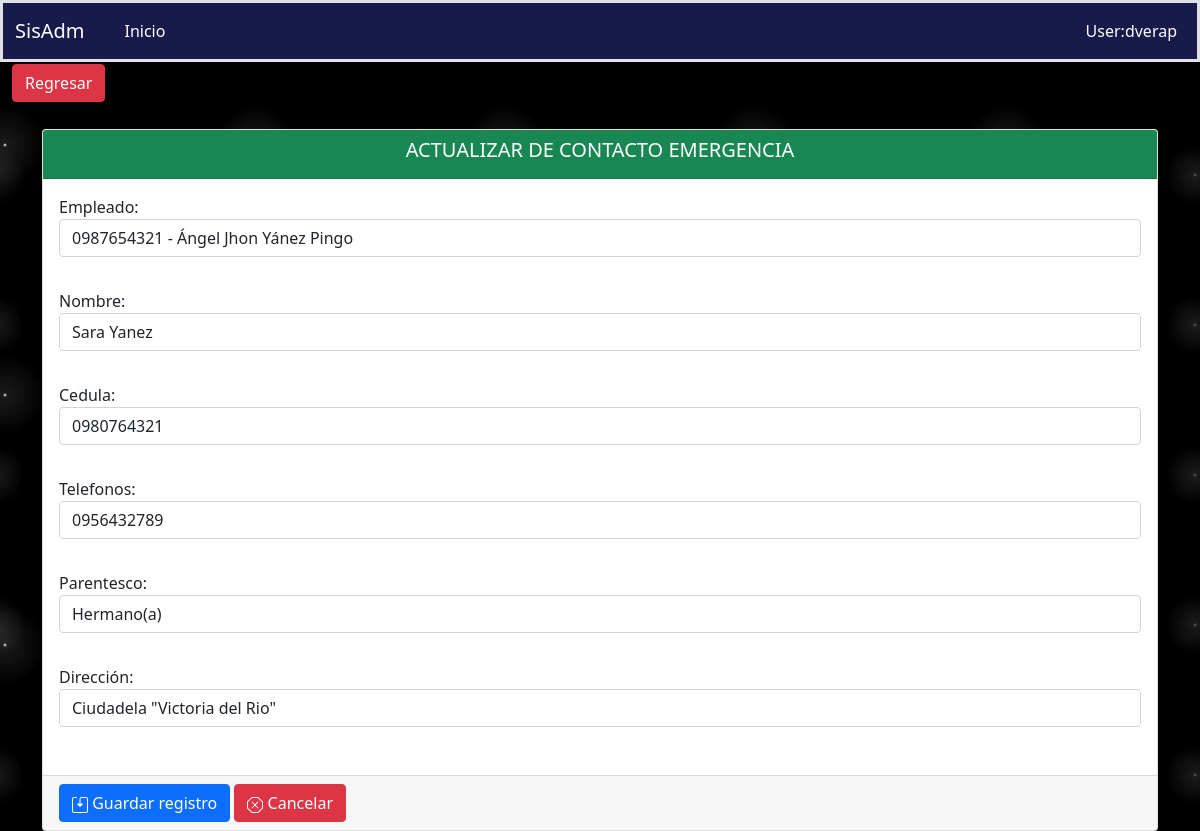
/fichaPersonal/actualizaContactoEmergencia/4/, run on the app's committed database.
### aplicaciones/ficha_personal/models.py (models this page shows, shortened)
class ContactoEmergencias(models.Model):
    empleado = models.ForeignKey(Empleado, on_delete=models.PROTECT,blank=True, null=True, related_name="contactos")
    nombre = models.CharField(max_length=200)
    cedula = models.CharField(max_length=10, unique=True)
    telefonos = models.CharField(max_length=50, blank=True, null=True)
    parentesco = models.CharField(max_length=2, choices=PARENTESCO, default=PARENTESCO[0][0], blank=True, null=True)
    direccion = models.TextField(blank=True, null=True, verbose_name='Dirección')
    class Meta:
        verbose_name = "ContactoEmergencia"
        verbose_name_plural = "ContactosEmergencias"
        ordering = ('id',)

class Empleado(Base):
    nombres = models.CharField(max_length=200)
    cedula = models.CharField(max_length=10, unique=True)
    fecha_nacimiento = models.DateField(blank=True, null=True, auto_now=False)
    genero = models.CharField(max_length=1, choices=GENERO, default=GENERO[0][0], blank=True, null=True)
    pais = models.ForeignKey(Pais, on_delete=models.PROTECT, blank=True, null=True)
    provincia = models.ForeignKey(Provincia, on_delete=models.PROTECT, blank=True, null=True)
    ciudad = models.ForeignKey(Ciudad, on_delete=models.PROTECT, blank=True, null=True)
    estado_civil = models.CharField(max_length=1, choices=ESTADO_CIVIL, default=ESTADO_CIVIL[0][0], blank=True,null=True)
    email = models.CharField(max_length=100, unique=True)
    direccion = models.TextField(blank=True, null=True, verbose_name='Dirección')
    telefonos = models.CharField(max_length=50, blank=True, null=True)
    fecha_IESS = models.DateField(blank=True, null=True, auto_now=False)
    tipo_Contrato = models.CharField(max_length=2, choices=TIPO_CONTRATO, default=TIPO_CONTRATO[0][0], blank=True,null=True)
    fecha_Ingreso = models.DateField(blank=True, null=True, auto_now=False)
    foto = models.ImageField(upload_to='fichaPersonal/empleados', blank=True, null=True)
    cargo = models.ForeignKey(Cargo, on_delete=models.PROTECT,blank=True, null=True)
    departamento = models.ForeignKey(Departamento, on_delete=models.PROTECT,blank=True, null=True)
    estado = models.BooleanField(default=True)
    def __str__(self):
        return "{} - {}".format(self.cedula, self.nombres)
    class Meta:
        verbose_name = "Empleado"
        verbose_name_plural = "Empleados"
        ordering = ('id',)

### aplicaciones/ficha_personal/views/ContactoEmergencia/views.py (the view)
# urls.py: path('actualizaContactoEmergencia/<int:pk>/', ActualizarContactoEmergencia.as_view(), name='actualizarContactoEmergencia'),
class ActualizarContactoEmergencia(UpdateView):
    model = ContactoEmergencias
    template_name = "ContactoEmergencia/form.html"
    success_url = reverse_lazy('ficha_Personal:contactoEmergencia')
    form_class = ContactoEmergenciasForm
    def get_context_data(self, **kwargs):
        context = super().get_context_data(**kwargs)
        context['action_save'] = self.request.path
        context['titulo'] = 'ACTUALIZAR DE CONTACTO EMERGENCIA'
        context['url_anterior'] = '/fichaPersonal/contactoEmergencia'
        context['listar_url'] = '/fichaPersonal/contactoEmergencia'
        return context

### aplicaciones/ficha_personal/forms.py
class ContactoEmergenciasForm(ModelForm):
    class Meta:
        model = ContactoEmergencias
        fields = '__all__'
        widgets = {
            'empleado': forms.Select(attrs={'class': 'form-control'}),
            'nombre': forms.TextInput(attrs={'class': 'form-control','placeholder' : 'Ingrese nombre'}),
            'cedula': forms.TextInput(attrs={'class': 'form-control','placeholder':'Ingrese su número de cédula'}),
            'telefonos': forms.TextInput(attrs={'class': 'form-control','placeholder':'Número celular'}),
            'parentesco': forms.Select(attrs={'class': 'form-control'}),
            'direccion': forms.TextInput(attrs={'class': 'form-control','placeholder':'Ingrese Dirección'}),
        }

### aplicaciones/ficha_personal/templates/ContactoEmergencia/form.html (shortened to what this page needs)
{% extends 'formulario.html' %}
{% load static %}
{% block controls %}
    {{ form.as_p }}
{% endblock %}

### static/css/estilos.css (style rules this page uses)
body { background-color:black; background-image: radial-gradient(white, rgba(255,255,255,.2) 2px, transparent 40px), radial-gradient(white, rgba(255,255,255,.15) 1px, transparent 30px), radial-gradient(white, rgba(255,255,255,.1) 2px, transparent 40px), radial-gradient(rgba(255,255,255,.4), rgba(255,255,255,.1) 2px, transparent 30px); background-size: 550px 550px, 350px 350px, 250px 250px, 150px 150px; background-position: 0 0, 40px 60px, 130px 270px, 70px 100px; color: #171a4a; }

### data on the page
ContactoEmergencias: empleado "0987654321 - Ángel Jhon Yánez Pingo", nombre "Sara Yanez", telefonos "0956432789", parentesco "Hermano(a)", direccion "Ciudadela \"Victoria del Rio\""
Empleado: cedula "0980764321"

### other printed values
{{ titulo }} "ACTUALIZAR DE CONTACTO EMERGENCIA"
